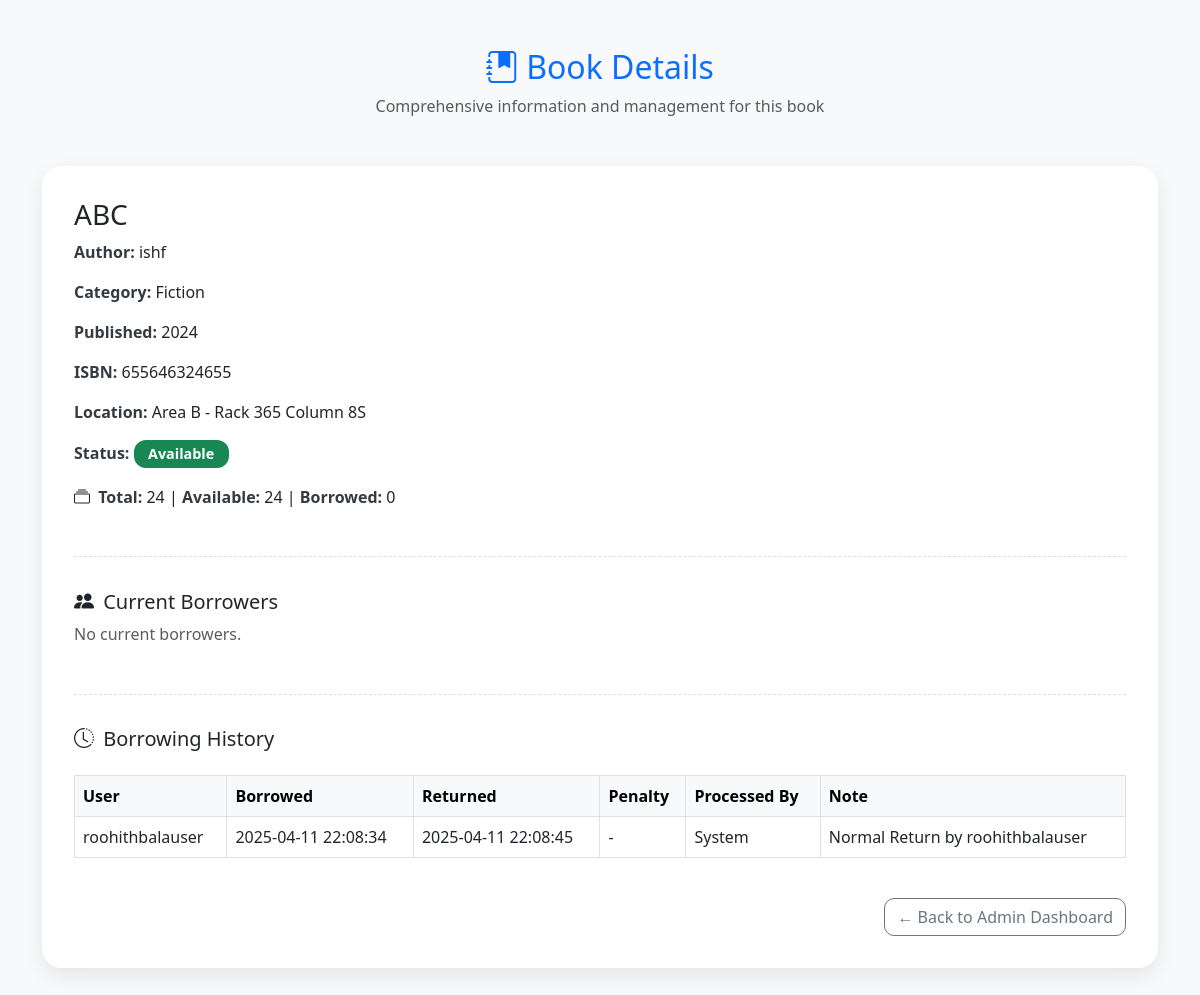
The page /book/3 (signed in) on the database as committed earlier.
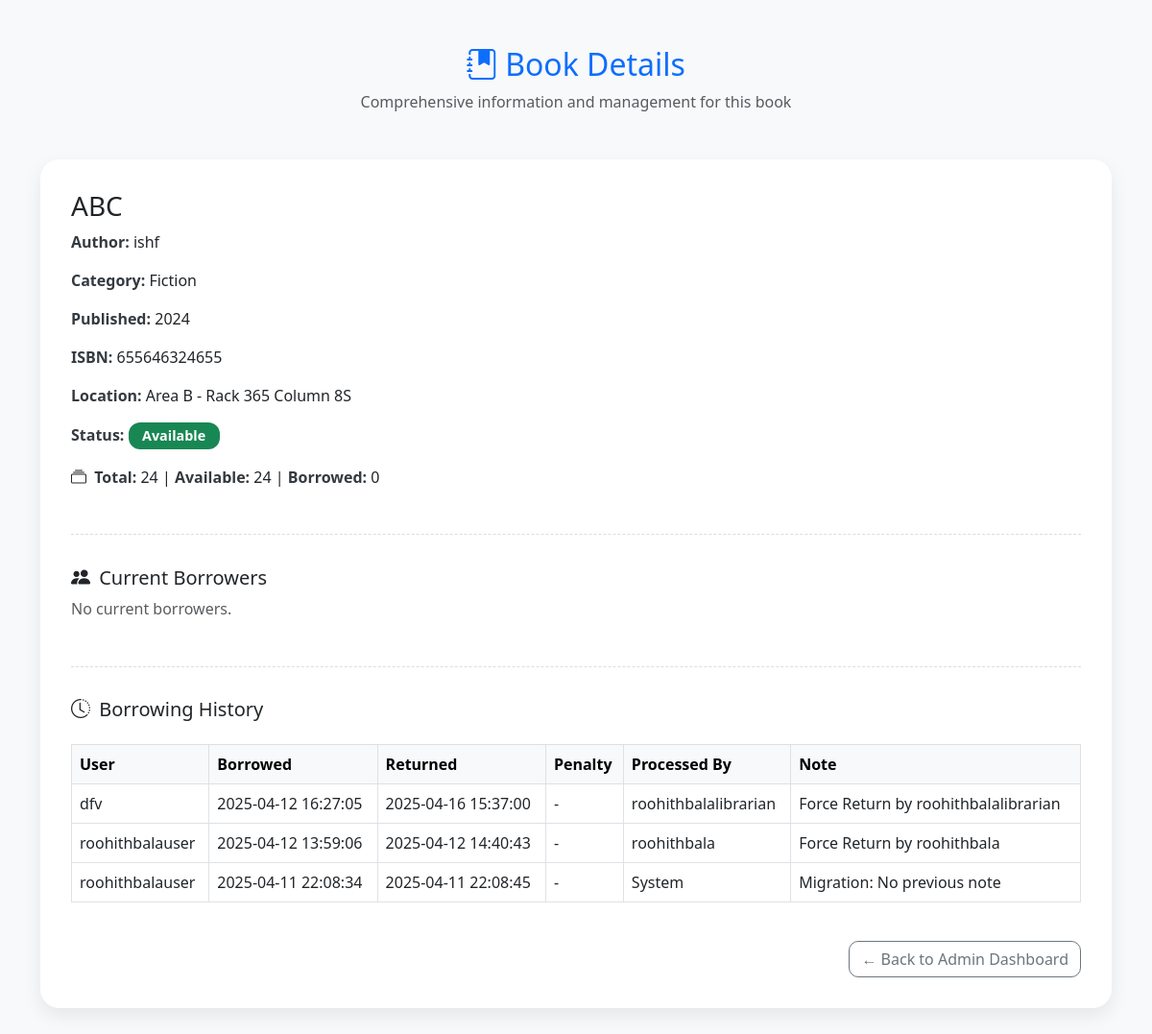
The same page on the database as committed later.
### tables this page shows
CREATE TABLE book_history (
            id INTEGER PRIMARY KEY AUTOINCREMENT,
            book_id INTEGER NOT NULL,
            copy_id INTEGER NOT NULL,
            user_id INTEGER NOT NULL,
            borrowed_at DATETIME NOT NULL,
            returned_at DATETIME,
            penalty REAL DEFAULT 0, processed_by INTEGER 
                    REFERENCES users(id), return_note TEXT, return_type TEXT,
            FOREIGN KEY (book_id) REFERENCES books(id),
            FOREIGN KEY (copy_id) REFERENCES book_copies(copy_id),
            FOREIGN KEY (user_id) REFERENCES users(id)
        );

CREATE TABLE users (
            id INTEGER PRIMARY KEY AUTOINCREMENT,
            username TEXT UNIQUE NOT NULL,
            email TEXT UNIQUE NOT NULL,
            password TEXT NOT NULL,
            role TEXT NOT NULL,
            first_name TEXT,
            last_name TEXT,
            date_of_birth DATE,
            gender TEXT,
            phone TEXT,
            address TEXT,
            occupation TEXT,
            reading_interests TEXT,
            created_at DATETIME DEFAULT CURRENT_TIMESTAMP
        );

### app.py (the view)
@app.route("/book/<int:book_id>")
def view_book(book_id):
    with get_db_connection() as conn:
        book = conn.execute("""
            SELECT b.*,
                   COUNT(DISTINCT bc.copy_id) as total_copies,
                   SUM(CASE WHEN bc.status = 'Available' THEN 1 ELSE 0 END) as available_copies,
                   MAX(CASE WHEN bc.status = 'Taken' AND bc.borrowed_by = ? THEN 1 ELSE 0 END) as is_borrowed_by_me,
                   MAX(CASE WHEN bc.status = 'Taken' AND bc.borrowed_by = ? THEN bc.due_date END) as due_date,
                   MAX(CASE WHEN bc.status = 'Taken' AND bc.borrowed_by = ? THEN bc.penalty END) as penalty,
                   MAX(CASE WHEN bc.status = 'Taken' THEN u.username END) as borrowed_by_username
            FROM books b
            LEFT JOIN book_copies bc ON b.id = bc.book_id
            LEFT JOIN users u ON bc.borrowed_by = u.id
            WHERE b.id = ?
            GROUP BY b.id""",
            (session.get('user_id'), session.get('user_id'), session.get('user_id'), book_id)
        ).fetchone()
        if not book:
            flash("Book not found!", "danger")
            return redirect(url_for("home"))
        book = dict(book)
        book["status"] = "Available" if book["available_copies"] > 0 else "Taken"
        book["location"] = f"{book['main_area']} - Rack {book['rack_no']} Column {book['column_no']}"
        current_borrowers = conn.execute("""
            SELECT u.username as borrower_name,
                   bc.due_date, bc.penalty, bc.copy_id,
                   CASE WHEN date(bc.due_date) < date('now') THEN 1 ELSE 0 END as is_overdue,
                   CAST((julianday('now') - julianday(bc.due_date)) as INTEGER) as days_overdue
            FROM book_copies bc
            JOIN users u ON bc.borrowed_by = u.id
            WHERE bc.book_id = ? AND bc.status = 'Taken'
            ORDER BY bc.due_date""", (book_id,)).fetchall()
        history = conn.execute("""
            SELECT bh.*, u.username, up.username as processed_by_username
            FROM book_history bh
            JOIN users u ON bh.user_id = u.id
            LEFT JOIN users up ON bh.processed_by = up.id
            WHERE bh.book_id = ?
            ORDER BY bh.borrowed_at DESC""", (book_id,)).fetchall()
        current_date = datetime.now().strftime("%Y-%m-%d")
        return render_template(
            "book_details.html",
            book=book,
            current_borrowers=current_borrowers,
            history=history,
            current_date=current_date
        )

### app.py (called while the page is built)
def get_db_connection():
    conn = sqlite3.connect(DATABASE)
    conn.row_factory = sqlite3.Row
    return conn

### templates/book_details.html (shortened to what the changed rows need)
<!DOCTYPE html>
<html lang="en">
<head>
  <link rel="stylesheet" href="https://cdn.jsdelivr.net/npm/bootstrap@5.3.0/dist/css/bootstrap.min.css"/>
  <link rel="stylesheet" href="https://cdnjs.cloudflare.com/ajax/libs/animate.css/4.1.1/animate.min.css"/>
  <link rel="stylesheet" href="https://cdn.jsdelivr.net/npm/bootstrap-icons@1.10.5/font/bootstrap-icons.css"/>
</head>
<body class="container py-5">
  <div class="text-center mb-5 animate__animated animate__fadeInDown">
    <h2 class="text-primary"><i class="bi bi-journal-bookmark-fill me-2"></i>Book Details</h2>
  </div>
  <div class="card card-custom animate__animated animate__fadeInUp">
    {% if session.get('role') in ['admin', 'librarian'] %}
      <table class="table table-bordered table-hover mt-3">
        <thead class="table-light">
          <tr>
            <th>User</th>
            <th>Borrowed</th>
            <th>Returned</th>
            <th>Penalty</th>
            <th>Processed By</th>
            <th>Note</th>
          </tr>
        </thead>
        <tbody>
          {% for entry in history %}
            <tr {% if entry.was_overdue %}class="table-warning"{% endif %}>
              <td>{{ entry.username }}</td>
              <td>{{ entry.borrowed_at }}</td>
              <td>{{ entry.returned_at or "Not Returned" }}</td>
              <td>{% if entry.penalty > 0 %}<span class="text-danger">₹{{ "%.2f"|format(entry.penalty) }}</span>{% else %}-{% endif %}</td>
              <td>{{ entry.processed_by_username or "System" }}</td>
              <td>{{ entry.return_note or "-" }}</td>
            </tr>
          {% endfor %}
        </tbody>
      </table>
    {% endif %}
  </div>
</body>
</html>

Rows that differ between the two databases and show on the page:
added book_history: username "dfv", borrowed_at "2025-04-12 16:27:05", returned_at "2025-04-16 15:37:00", username "roohithbalalibrarian", return_note "Force Return by roohithbalalibrarian"
added book_history: username "roohithbalauser", borrowed_at "2025-04-12 13:59:06", returned_at "2025-04-12 14:40:43", username "roohithbala", return_note "Force Return by roohithbala"
changed book_history: return_note "Normal Return by roohithbalauser" → "Migration: No previous note"
